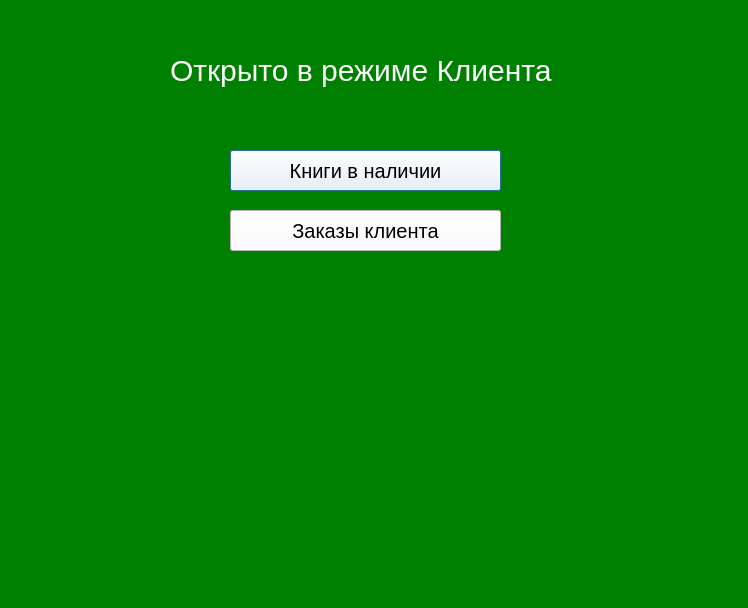
<?xml version="1.0" encoding="UTF-8"?>
<ui version="4.0">
 <class>UserWindow</class>
 <widget class="QDialog" name="UserWindow">
  <property name="geometry">
   <rect>
    <x>0</x>
    <y>0</y>
    <width>748</width>
    <height>608</height>
   </rect>
  </property>
  <property name="windowTitle">
   <string>Dialog</string>
  </property>
  <property name="styleSheet">
   <string notr="true">background-color:green;
</string>
  </property>
  <widget class="QLabel" name="label">
   <property name="geometry">
    <rect>
     <x>170</x>
     <y>40</y>
     <width>421</width>
     <height>61</height>
    </rect>
   </property>
   <property name="styleSheet">
    <string notr="true">background-color: green;
color: white;
font-size: 30px</string>
   </property>
   <property name="text">
    <string>Открыто в режиме Клиента</string>
   </property>
  </widget>
  <widget class="QPushButton" name="available_books">
   <property name="geometry">
    <rect>
     <x>230</x>
     <y>150</y>
     <width>271</width>
     <height>41</height>
    </rect>
   </property>
   <property name="styleSheet">
    <string notr="true">font-size: 20px;
background-color: white;
color:black</string>
   </property>
   <property name="text">
    <string>Книги в наличии</string>
   </property>
  </widget>
  <widget class="QPushButton" name="users_orders">
   <property name="geometry">
    <rect>
     <x>230</x>
     <y>210</y>
     <width>271</width>
     <height>41</height>
    </rect>
   </property>
   <property name="styleSheet">
    <string notr="true">background-color:white;
color:black;
font-size:20px</string>
   </property>
   <property name="text">
    <string>Заказы клиента</string>
   </property>
  </widget>
 </widget>
 <resources/>
 <connections/>
</ui>
